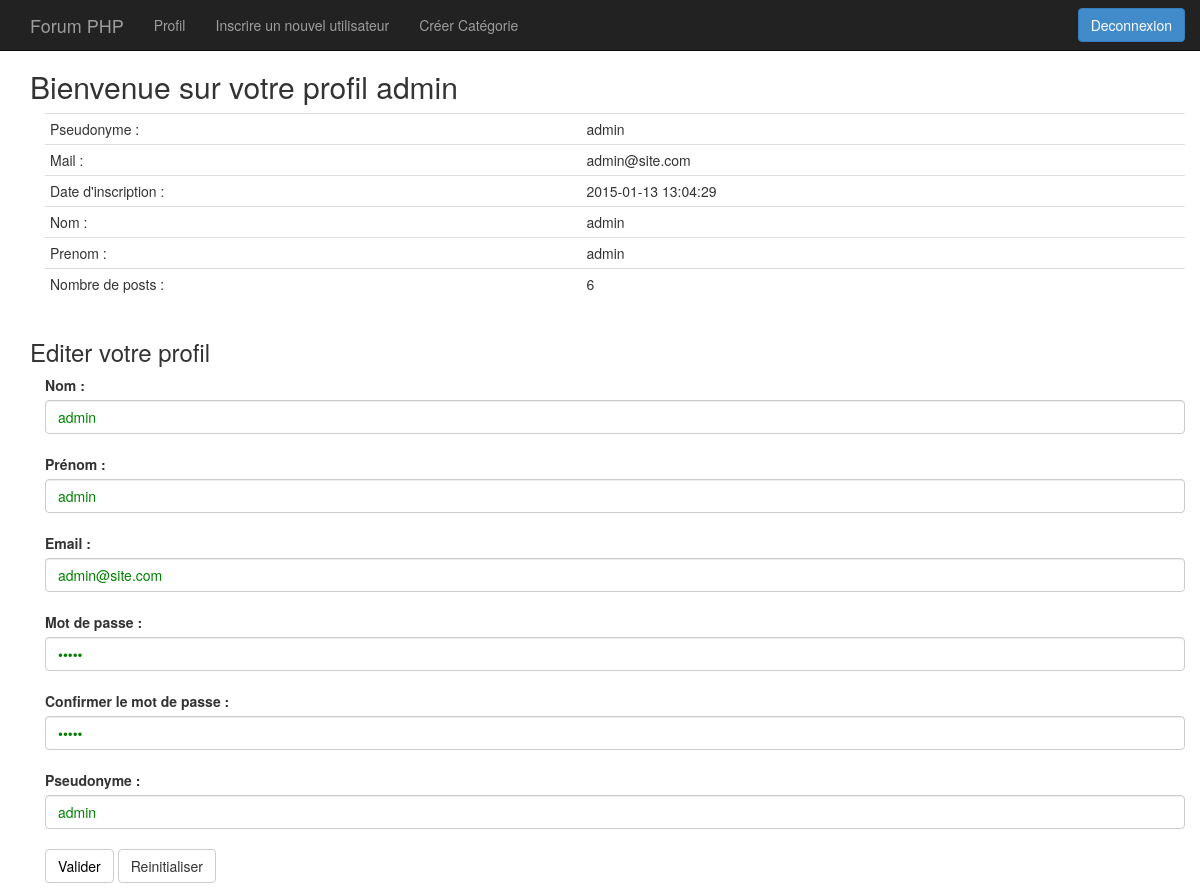
The app's page /profil.php (signed in) with its own data.
### tables this page shows
CREATE TABLE IF NOT EXISTS `utilisateur` (
  `utilisateur_id` int(11) NOT NULL AUTO_INCREMENT,
  `pseudo` varchar(40) NOT NULL,
  `mdp` varchar(255) NOT NULL,
  `mail` varchar(255) NOT NULL,
  `admin` tinyint(1) NOT NULL,
  `date_inscription` datetime NOT NULL DEFAULT CURRENT_TIMESTAMP,
  `nom` varchar(30) DEFAULT NULL,
  `prenom` varchar(30) DEFAULT NULL,
  `nb_posts` int(11) NOT NULL DEFAULT '0',
  PRIMARY KEY (`utilisateur_id`)
);

### connexion.php (called while the page is built, shortened)
<?php
function connect_bd()
{
	$dsn="mysql:dbname=".BASE.";host=".SERVER;
    try{
      $connexion = new PDO($dsn,USER,PASSWD);
      $connexion->exec("SET CHARACTER SET utf8");
    }
    catch(PDOException $e){
      printf("Échec de la connexion : %s\n", $e->getMessage());
      exit();
    }
    return $connexion;
}
?>

### requests.php (called while the page is built, shortened)
<?php
require("connexion.php");
class Requests {
	protected $pdo;
	public function Requests($pdo) {
		$this->pdo = $pdo;
	}
	public function getUser($utilisateur_id) {
		$stmt = $this->pdo->prepare('SELECT * FROM utilisateur WHERE utilisateur_id=:utilisateur_id');
		$stmt->bindParam(':utilisateur_id', $utilisateur_id);
		$stmt->execute();
		return $stmt->fetchAll(PDO::FETCH_ASSOC);
	}
}
$Requests = new Requests(connect_bd());

### views/profil.php (the view, shortened to what this page needs)
<header>
	<h2> Bienvenue sur votre profil <?= $user[0]['pseudo']?> </h2>
</header>
<section class="container ">
	<table class="table table-condensed">
	<?php foreach ($user as $utilisateurKey => $utilisateur): ?>
		<tr> <td> Pseudonyme  :</td><td> <?= $utilisateur['pseudo']?> </td></tr>
		<tr> <td> Mail  :</td><td> <?= $utilisateur['mail']?> </td></tr>
		<tr> <td> Date d'inscription  :</td><td> <?= $utilisateur['date_inscription']?> </td></tr>
		<tr> <td> Nom  :</td><td> <?= $utilisateur['nom']?> </td></tr>
		<tr> <td> Prenom  :</td><td> <?= $utilisateur['prenom']?> </td></tr>
		<tr> <td> Nombre de posts :</td><td> <?= $utilisateur['nb_posts']?> </td></tr>
	<?php endforeach;?>
	</table>
</section>
<h3> Editer votre profil</h3>
<section class="container ">
	<form name="formEdition" action="" method="POST">
		<label for="idnom"> Nom : </label><input class="form-control" value="<?= $utilisateur['nom']?>" type="text" id="idnom" name="nom" size="20" maxlength="100" pattern="[a-zA-ZÀÁÂÃÄÅàáâãäåÒÓÔÕÖØòóôõöøÈÉÊËèéêëÇçÌÍÎÏìíîïÙÚÛÜùúûüÿÑñ]{2,}" title="Veuillez renter un nom contenant uniquement des caractères alphabétiques ( accents autorisés), taille minimum 2 caractères" required> <br>
		<label for="idprenom"> Prénom : </label><input class="form-control" value="<?= $utilisateur['prenom']?>" type="text" id="idprenom" name="prenom" size="20" maxlength="100" pattern="[a-zA-ZÀÁÂÃÄÅàáâãäåÒÓÔÕÖØòóôõöøÈÉÊËèéêëÇçÌÍÎÏìíîïÙÚÛÜùúûüÿÑñ]{2,}" title="Veuillez renter un prénom contenant uniquement des caractères alphabétiques ( accents autorisés), taille minimum 2 caractères" required  > <br>
		<label for="idemail"> Email : </label><input class="form-control" value="<?= $utilisateur['mail']?>" type="email" id="idemail" name="email" maxlength="100" pattern="[0-9a-z-._]+@[a-z]+[.]+[a-z]{2,3}" title="Veuillez rentrez un email valide" required  ><br>
		<label for="idmdp"> Mot de passe : </label><input class="form-control" value="<?= $utilisateur['mdp']?>" type="password" id="idmdp" name="mdp" required ><br>
		<label for="idmdpConfirmation"> Confirmer le mot de passe : </label><input class="form-control" value="<?= $utilisateur['mdp']?>" type="password"  id="idmdpConfirmation" name="mdpConfirmation" required title="Les deux champs doivent correspondre" required><br>
		<label for="idpseudo"> Pseudonyme : </label><input class="form-control" value="<?= $utilisateur['pseudo']?>" type="text" id="idpseudo" name="pseudo" size="20" maxlength="20" required pattern="[a-zA-Z0-9ÀÁÂÃÄÅàáâãäåÒÓÔÕÖØòóôõöøÈÉÊËèéêëÇçÌÍÎÏìíîïÙÚÛÜùúûüÿÑñ ]{2,}" title="Le pseudonyme peut contenir des chiffres et des caractères alphabétiques ( accents autorisés), taille minimum 2 caractères"  required><br>
		<input class="btn btn-default" type="submit" value="Valider">
		<input class="btn btn-default" type="reset" value="Reinitialiser"/>
	</form>
</section>

### records on screen
utilisateur: pseudo "admin", mail "admin@site.com", date_inscription "2015-01-13 13:04:29", nom "admin", prenom "admin", nb_posts "6", email "admin@site.com"
